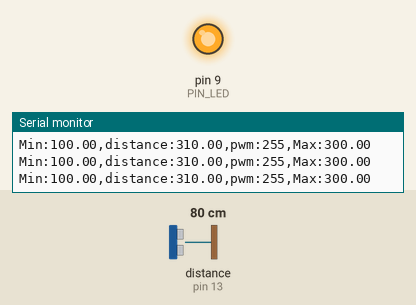
Recording of a sketch running on a simulated Arduino Uno, built with avr-gcc and run on an emulated ATmega328P. On the bench: output pins drawn as LEDs (lit = HIGH), the last lines printed to the serial monitor. Wiring (inferred from the names in the program): ultrasonic range finder: trigger pin 12; echo pin 13. The inputs (shaded band) are chosen by the test bench; at power-on: distance to the obstacle (sensor on pin 13) 80 cm. The echo pulse lasts 58.3 µs per cm; pins used as bus, display or sensor lines are not drawn.

Above: at 1.2 s.
1.3 s: distance to the obstacle (sensor on pin 13) set to 18 cm
At 2.6 s:
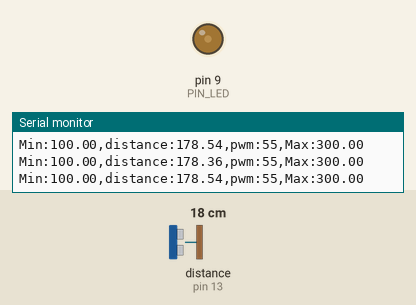
4.3 s: distance to the obstacle (sensor on pin 13) set to 2 cm
Timing chart, 0 to 7.3 s (numbered marks = the images above; inputs shaded):
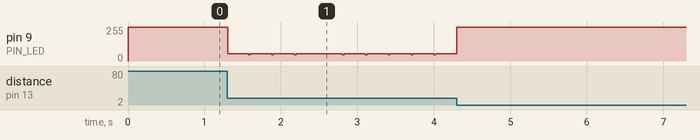

Measured:
- after the input at 1.3 s, pin 9 (PIN_LED): goes 3 × (55/255 0.28 s, 46/255 0.02 s), 55/255 0.60 s, 4 × (46/255 0.02 s, 55/255 0.28 s), 46/255 0.02 s, then 55/255, starting at once

The sketch:

08_example_2.ino
```cpp
// Arduino pin assignment
#define PIN_LED  9
#define PIN_TRIG 12   // sonar sensor TRIGGER
#define PIN_ECHO 13   // sonar sensor ECHO

// configurable parameters
#define SND_VEL 346.0     // sound velocity at 24 celsius degree (unit: m/sec)
#define INTERVAL 25       // sampling interval (unit: msec)  <-- 25ms 적용
#define PULSE_DURATION 10 // ultra-sound Pulse Duration (unit: usec)
#define _DIST_MIN 100.0   // minimum distance to be measured (unit: mm)
#define _DIST_MAX 300.0   // maximum distance to be measured (unit: mm)
#define _DIST_PEAK 200.0  // distance with maximum brightness (unit: mm)

#define TIMEOUT ((INTERVAL / 2.0) * 1000.0) // maximum echo waiting time (unit: usec)
#define SCALE (0.001 * 0.5 * SND_VEL)       // coefficent to convert duration to distance

unsigned long last_sampling_time = 0;   // unit: msec

void setup() {
  // initialize GPIO pins
  pinMode(PIN_LED, OUTPUT);
  pinMode(PIN_TRIG, OUTPUT);  // sonar TRIGGER
  pinMode(PIN_ECHO, INPUT);   // sonar ECHO
  digitalWrite(PIN_TRIG, LOW);  // turn-off Sonar
  analogWrite(PIN_LED, 255);    // LED OFF (active low)

  // initialize serial port
  Serial.begin(57600);
}

void loop() {
  float distance;
  int led_pwm;   // analogWrite 값: 0 = 가장 밝음, 255 = 꺼짐 (active low)

  // wait until next sampling time. // polling
  if (millis() < (last_sampling_time + INTERVAL))
    return;

  distance = USS_measure(PIN_TRIG, PIN_ECHO); // read distance

  if ((distance == 0.0) || (distance > _DIST_MAX)) {
    distance = _DIST_MAX + 10.0;    // Set Higher Value
    led_pwm = 255;                  // LED OFF
  } else if (distance < _DIST_MIN) {
    distance = _DIST_MIN - 10.0;    // Set Lower Value
    led_pwm = 255;                  // LED OFF
  } else {    // In desired Range: 100mm ~ 300mm
    led_pwm = distance_to_pwm(distance);
  }
  analogWrite(PIN_LED, led_pwm);

  // output the distance to the serial port
  Serial.print("Min:");        Serial.print(_DIST_MIN);
  Serial.print(",distance:");  Serial.print(distance);
  Serial.print(",pwm:");       Serial.print(led_pwm);
  Serial.print(",Max:");       Serial.print(_DIST_MAX);
  Serial.println("");

  // delay(50) 삭제

  // update last sampling time
  last_sampling_time += INTERVAL;
}

// 거리(mm) -> analogWrite 값 (active low)
//  200mm: 0 (최대 밝기), 150/250mm: 약 127 (duty 50%), 100/300mm: 255 (최소)
int distance_to_pwm(float dist)
{
  float offset = fabs(dist - _DIST_PEAK);                  // 0 ~ 100 (mm)
  float ratio  = offset / (_DIST_MAX - _DIST_PEAK);        // 0.0 ~ 1.0 (float 연산!)
  if (ratio > 1.0) ratio = 1.0;
  return (int)(ratio * 255.0 + 0.5);                       // 반올림
}

// get a distance reading from USS. return value is in millimeter.
float USS_measure(int TRIG, int ECHO)
{
  digitalWrite(TRIG, HIGH);
  delayMicroseconds(PULSE_DURATION);
  digitalWrite(TRIG, LOW);

  return pulseIn(ECHO, HIGH, TIMEOUT) * SCALE; // unit: mm
}
```
